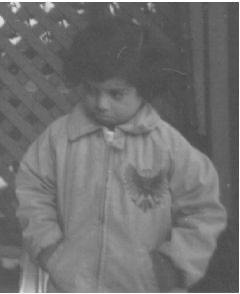
#> input picture Python Programming Projects/OpenCV Exercises/child.jpg, 240 x 294 px
$ jupyter execute OpenCV.ipynb
#> lines starting #> are read from the running program, lines starting #| are printed output that depends on the picture
# Quiz – Python Programming
## (60 pts) Problem 1 — Contrast Stretching

[cell 1]
from PIL import Image
import numpy as np
import matplotlib.pyplot as plt

# Load image in grayscale
img = Image.open("child.jpg").convert("L")
image = np.array(img)

# Manual contrast stretching
min_gray = np.min(image)
#> min_gray = 69
max_gray = np.max(image)
#> max_gray = 255
stretched_image = ((image - min_gray) / (max_gray - min_gray) * 255).astype(np.uint8)
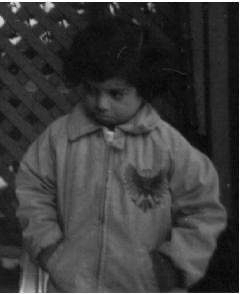
#> stretched_image: shape (294, 240); min 0, max 255, mean 59

# Pillow equivalent of OpenCV normalize
equalized_image = ((image - np.min(image)) / (np.max(image) - np.min(image)) * 255).astype(np.uint8)

# Plot
plt.figure(figsize=(10,5))
plt.subplot(1,3,1)
plt.imshow(image, cmap='gray'); plt.title('Original')
plt.subplot(1,3,2)
plt.imshow(stretched_image, cmap='gray'); plt.title('Manual Stretch')
plt.subplot(1,3,3)
plt.imshow(equalized_image, cmap='gray'); plt.title('Normalized')
plt.show()
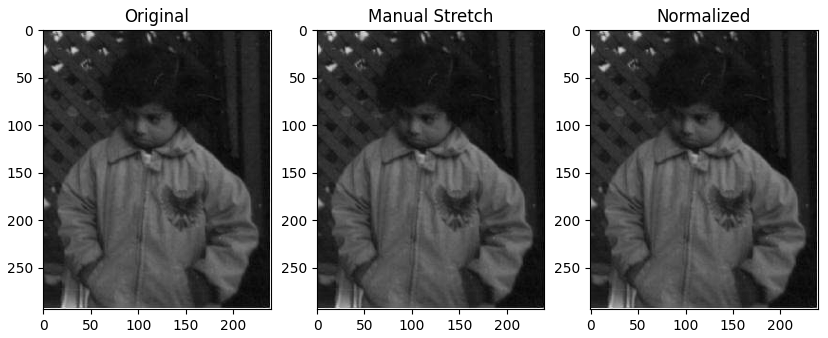
#> figure drawn by matplotlib, 3 panels
